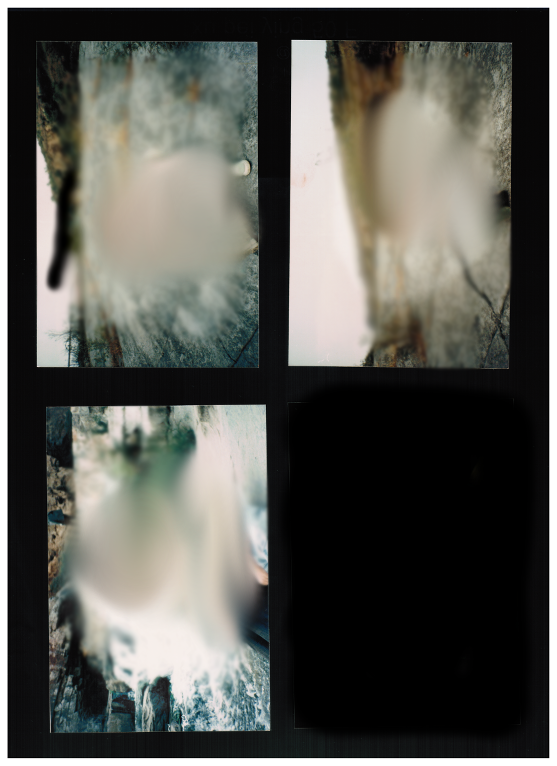
#> input picture Samples/test.png, 557 x 766 px
$ python test.py   (Python 2 division)   (older library calls are emulated)
#> lines starting #> are read from the running program, lines starting #| are printed output that depends on the picture; after the words box and inside, x2 and y2 are one past the last pixel; in counts of white or black regions, pixels touching at a corner belong together
# -*- coding:utf-8 -*-
# mycv.py

import sys

import cv2, os
import numpy as np
import math
from math import cos,sin
import pickle
from os import listdir
# from cv2 import *


def subimage_cv(image, centre, theta, width, height):
   output_image = cv2.cv.CreateImage((width, height), image.depth, image.nChannels)
   mapping = np.array([[np.cos(theta), -np.sin(theta), centre[0]],
                       [np.sin(theta), np.cos(theta), centre[1]]])
   map_matrix_cv = cv2.cv.fromarray(mapping)
   cv2.cv.GetQuadrangleSubPix(image, output_image, map_matrix_cv)
   return output_image

def subimage_cv2(image, center, theta, width, height,flags=cv2.WARP_INVERSE_MAP,borderMode=cv2.BORDER_REPLICATE):
    # http://stackoverflow.com/questions/11627362/how-to-straighten-a-rotated-rectangle-area-of-an-image-using-opencv-in-python
    # http://stackoverflow.com/questions/16702966/rotate-image-and-crop-out-black-borders
    # http://blogs.candoerz.com/question/67841/align-x-ray-images-find-rotation-rotate-and-crop.aspx
    theta *= 3.14159 / 180 # convert to rad

    v_x = (cos(theta), sin(theta))
    v_y = (-sin(theta), cos(theta))
    s_x = center[0] - v_x[0] * (width / 2) - v_y[0] * (height / 2)
    s_y = center[1] - v_x[1] * (width / 2) - v_y[1] * (height / 2)

    mapping = np.array([[v_x[0],v_y[0], s_x],
                        [v_x[1],v_y[1], s_y]])

    width = int(math.ceil(width))
    height = int(math.ceil(height))

    return cv2.warpAffine(image,mapping,(width, height),flags=flags,borderMode=borderMode)
def rotate_clockwise(img):
    return cv2.flip(cv2.transpose(img),1)


if __name__ == '__main__':

    filenames = ['test.png']
    filepath = ''
    outputpath = ""

    MIN_AREA_RATIO = 0.01
    SCALE_RATIO = 1
    margin_ratio = 0.02
    TIMEOUT = 0

    cv2.namedWindow("ShowImage", cv2.WINDOW_NORMAL)
    cv2.namedWindow("thresh", cv2.WINDOW_NORMAL)

    for sn, filename in enumerate(filenames):
        if not (".png" in filename or ".jpg" in filename or ".jpeg" in filename):
            continue

        fullname = os.path.join(filepath,filename)
        #fullname = filename

        # img_org = cv2.imread(fullname)
        img = cv2.imread(fullname)
#> img is the input picture: shape (766, 557, 3); mean B, G, R 83.2, 88.7, 88.5
        img = rotate_clockwise(img)
#> in rotate_clockwise, `return cv2.flip(cv2.transpose(img),1)`:
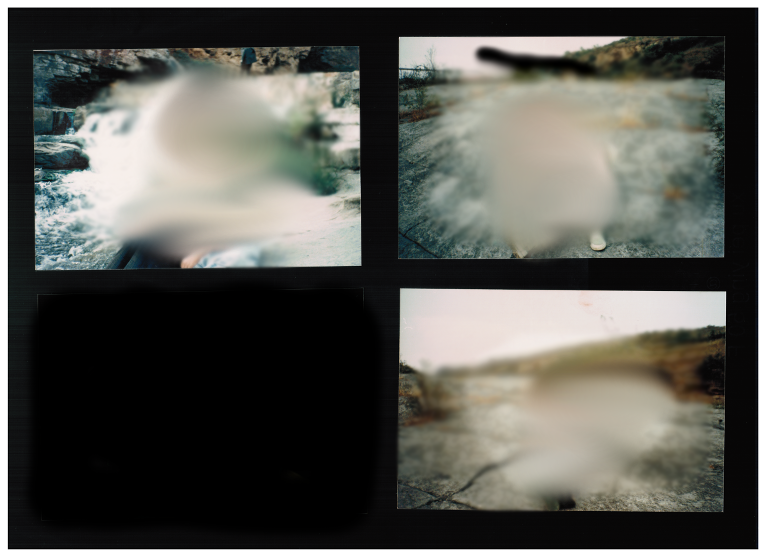
#> returned value: shape (557, 766, 3); mean of channels 0, 1, 2 83.2, 88.7, 88.5; drawn as B, G, R

        a = img.shape[0]
#> a = 557
        b = img.shape[1]
#> b = 766

        print a,b,img.shape
#| 557 766 (557, 766, 3)
        img = img[int(margin_ratio*a):int((1-margin_ratio)*a),
                   int(margin_ratio * b):int((1-margin_ratio) * b)]  #int(0.05 * b):int(0.95 * b)
#> img: shape (534, 735, 3)

        img_1 = img.copy()

        MIN_AREA = img_1.shape[0] * img_1.shape[1] * MIN_AREA_RATIO
#> MIN_AREA = 3924.9
        # dst = img
        gray = cv2.cvtColor(img,cv2.COLOR_BGR2GRAY)
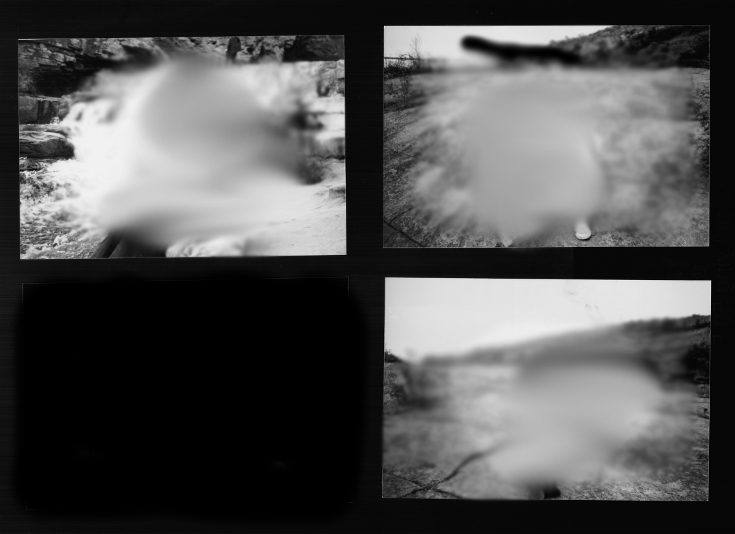
#> gray: shape (534, 735); min 0, max 242, mean 82.2
        # blurred = cv2.blur(gray,(10,10))

        im = gray
        # ret, thresh = cv2.threshold(gray, 30, 255, cv2.THRESH_BINARY | cv2.THRESH_OTSU)
        ret, thresh = cv2.threshold(gray, 30, 255, cv2.THRESH_BINARY )
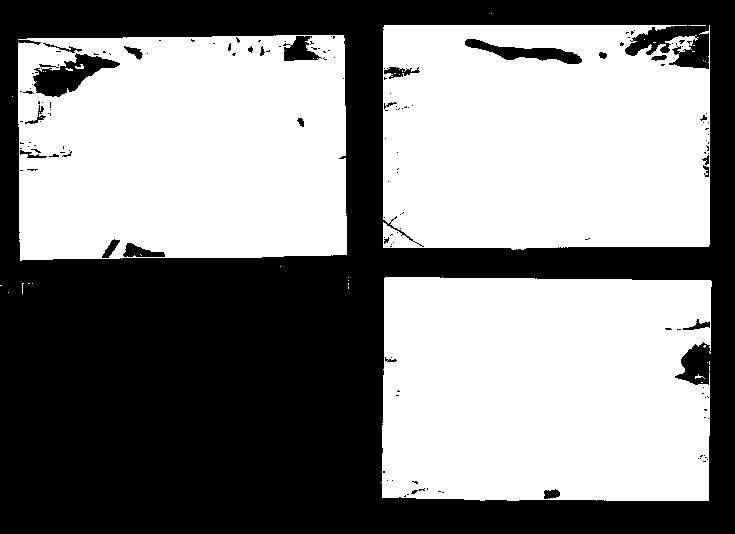
#> thresh: shape (534, 735); 53.2% white; 155 black regions (130 under 20 px)
        # determines the threshold automatically from the image using Otsu's method

        # construct a closing kernel and apply it to the thresholded image
        # kernel = cv2.getStructuringElement(cv2.MORPH_RECT, (21, 7))
        # closed = cv2.morphologyEx(thresh, cv2.MORPH_CLOSE, kernel)

        cv2.imshow("thresh", thresh)
        cv2.resizeWindow("thresh",
                         int(thresh.shape[1]*SCALE_RATIO),
                         int(thresh.shape[0] * SCALE_RATIO))

        contours, hierarchy = cv2.findContours(thresh,  cv2.RETR_EXTERNAL, cv2.CHAIN_APPROX_SIMPLE)
#> contours = 29 contours, 26 with area under 20; largest, box (x1, y1, x2, y2) and area: (18, 35, 347, 261) 71722, (381, 277, 712, 501) 70806, (383, 25, 710, 250) 69974
        cnts = sorted(contours, key = cv2.contourArea, reverse = True)
#> cnts has the same summary as contours

        t = []
        for idx,c  in enumerate(cnts):
            if cv2.contourArea(c) < MIN_AREA:
                break
            # compute the rotated bounding box of the largest contour
            rect = cv2.minAreaRect(c)
            box = np.int0(cv2.cv.BoxPoints(rect))
            cv2.drawContours(img, [box], -1, (0, 255, 0), min(255,max(3,int(a*0.005))))
            # http://felix.abecassis.me/2011/10/opencv-bounding-box-skew-angle/
            # http://felix.abecassis.me/2011/10/opencv-rotation-deskewing/
            c_x, c_y = rect[0]
            c_x = int(c_x)
            c_y = int(c_y)
            cv2.circle(img, (c_x,c_y), min(255,max(3,int(a*0.01))), (0, 0, 255), -1)
            # ===============================================

            # compute the rotated bounding box of the largest contour
            rect = cv2.minAreaRect(c)  # cv2.minAreaRect() is ((x, y), (w, h), angle)
            box = np.int0(cv2.cv.BoxPoints(rect))
            angle = rect[2]
            if (angle < -45.):
                angle += 90.

            center = rect[0]
            width, height = rect[1]
            if angle > 0:
                height, width = rect[1]
            print "Angle", angle, rect
            print box

            cv2.circle(img, (box[0][0],box[0][1]), 5, (255, 0, 0), -1)

            flags = cv2.WARP_INVERSE_MAP | cv2.INTER_LINEAR
            flags = cv2.WARP_INVERSE_MAP | cv2.INTER_CUBIC
            flags = cv2.WARP_INVERSE_MAP | cv2.INTER_LANCZOS4
            borderMode = cv2.BORDER_REPLICATE
            #borderMode = cv2.BORDER_WRAP
            borderMode = cv2.BORDER_DEFAULT
            # borderMode = cv2.BORDER_TRANSPARENT

            # http://docs.opencv.org/2.4/modules/imgproc/doc/geometric_transformations.html#void resize(InputArray src, OutputArray dst, Size dsize, double fx, double fy, int interpolation)
            # http://docs.opencv.org/2.4/modules/imgproc/doc/geometric_transformations.html#void warpAffine(InputArray src, OutputArray dst, InputArray M, Size dsize, int flags, int borderMode, const Scalar& borderValue)
            t = subimage_cv2(img_1, center, angle, width, height,
                             flags=flags,
                             borderMode=borderMode)

            # [4 lines of commented-out code are left out]
            outputname = os.path.join(outputpath,filename.split('.')[0] + " "+ str(idx) +".jpg")
            cv2.imwrite(outputname, t)
#> this loop made 4 passes
#> (c_x, c_y, angle, theta in subimage_cv2) on passes 1 to 2: (181, 147, -0.696, -0.0121), (545, 389, 0.606, 0.0106)
#> (c_x, c_y, angle, theta in subimage_cv2) on pass 3: (546, 136, 0, 0)
#> (printed output is left out)
#> pass 1, `t = subimage_cv2(img_1, center, angle, width, height, flags=flags, bor..`:
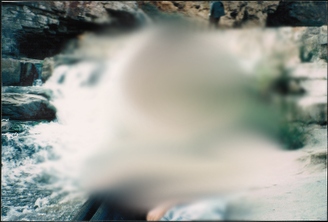
#> t: shape (222, 328, 3); mean B, G, R 147.1, 154.8, 151.1
#> pass 2, `t = subimage_cv2(img_1, center, angle, width, height, flags=flags, bor..`:
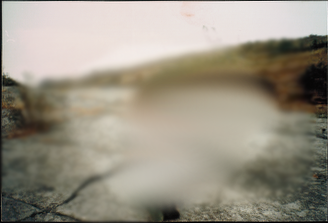
#> t: shape (223, 328, 3); mean B, G, R 133.1, 147.3, 153.8
#> pass 3, `t = subimage_cv2(img_1, center, angle, width, height, flags=flags, bor..`:
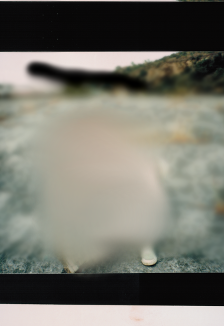
#> t: shape (326, 224, 3); mean B, G, R 108.4, 117.7, 118.4
#> after the loop:
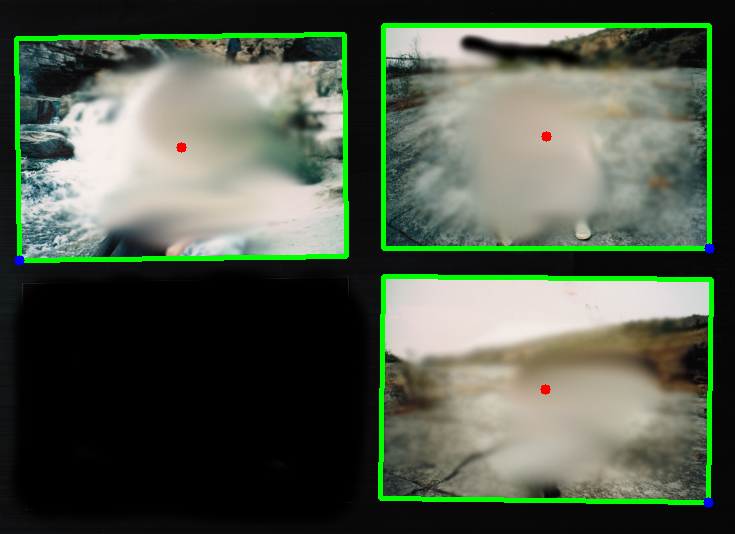
#> img: shape (534, 735, 3); mean B, G, R 74.9, 91.3, 80.7

        cv2.imshow ("ShowImage", img)
        cv2.resizeWindow("ShowImage",
                         int(img.shape[1] * SCALE_RATIO),
                         int(img.shape[0] * SCALE_RATIO))

    # ====================
        k = cv2.waitKey (TIMEOUT*1000)
#> (key Esc is pressed here)
        print "Key", k
#| Key 27
        if  k == 113: # q
            break

    # cv2.imwrite("D:\\cat2.jpg", img)
    cv2.destroyAllWindows()
